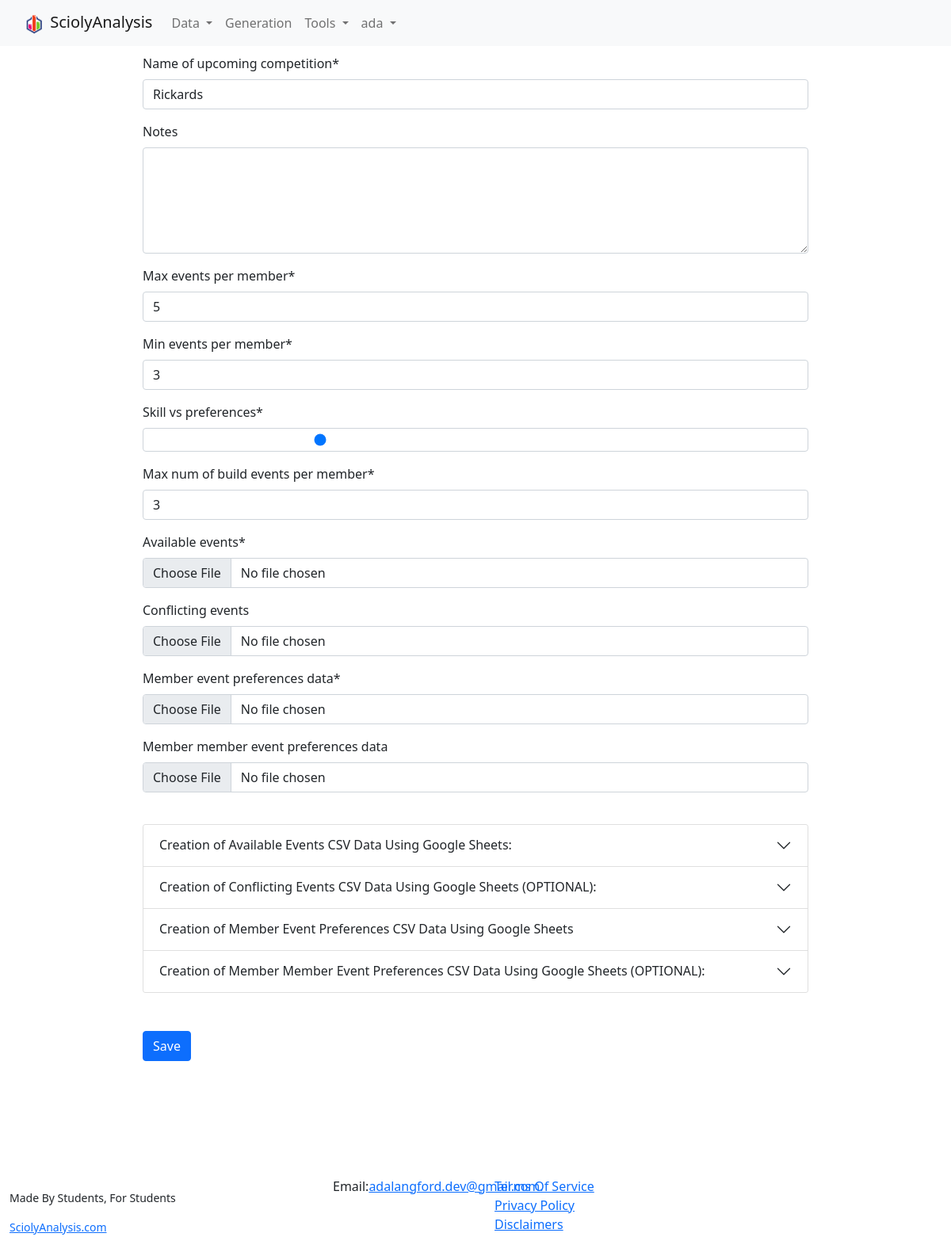
Screenshot of /generation/generated-competition-edit/30/ (signed in) with the database file from the repository.
### generation/models.py (models this page shows, shortened)
class GeneratedCompetitionSettings(models.Model):
    user = models.ForeignKey(User, on_delete=models.CASCADE)
    date = models.DateTimeField(auto_now=True,auto_now_add=False)
    name = models.CharField(max_length=200)
    notes = models.CharField(max_length=500, blank=True)
    max_events_per_member = models.PositiveIntegerField()
    min_events_per_member = models.PositiveIntegerField()
    skill_vs_preferences = models.FloatField()
    max_num_of_build_events_per_member = models.PositiveIntegerField(default=2)

### generation/views.py (the view, shortened to what this page needs)
# urls.py: path("generated-competition-edit/<str:pk>/", views.generatedCompetitionSettingsEdit, name="generatedCompetitionSettingsEdit"),
@login_required
def generatedCompetitionSettingsEdit(request, pk):
    generated_competition_settings = get_object_or_404(GeneratedCompetitionSettings, id=pk)
    if request.user.id == generated_competition_settings.user.id:
        form = CompetitionSettingsForm(request.POST or None, request.FILES or None, instance=generated_competition_settings)
        context={
            "form":form,
        }
        return render(request, 'generation/settings.html', context)
    raise Http404

### generation/forms.py (shortened to what this page needs)
class CompetitionSettingsForm(ModelForm):
    available_events = forms.FileField(widget=forms.FileInput(attrs={"accept": ".csv"}), required=True)
    conflicting_events = forms.FileField(widget=forms.FileInput(attrs={"accept": ".csv"}), required=False)
    member_event_preferences_data = forms.FileField(widget=forms.FileInput(attrs={"accept": ".csv"}), required=True)
    member_member_event_preferences_data = forms.FileField(widget=forms.FileInput(attrs={"accept": ".csv"}), required=False)
    class Meta:
        model = GeneratedCompetitionSettings
        fields = [
            "name",
            "notes",
            "max_events_per_member",
            "min_events_per_member",
            "skill_vs_preferences",
            "max_num_of_build_events_per_member",
        ]
        labels= {
            "name":"Name of upcoming competition",
        }
        widgets = {
            'notes': forms.Textarea(attrs={'cols': 20, 'rows': 5}),
            'skill_vs_preferences' : forms.NumberInput(attrs={"type":"range", "min":0, "max":1, "value":0.5})
        }

### generation/templates/generation/settings.html (shortened to what this page needs)
{% extends 'main.html' %}
{% load crispy_forms_tags %}
{% load static %}
    {% block bodycontent %}
        <div class="formblock">
            <form method="POST" enctype="multipart/form-data">
                {{ form|crispy }}
                <br>
                <div class="accordion" id="accordionExample">
                    <div class="accordion-item">
                      <h2 class="accordion-header" id="headingOne">
                        <button class="accordion-button collapsed" type="button" data-bs-toggle="collapse" data-bs-target="#collapseOne" aria-expanded="false" aria-controls="collapseOne">
                            Creation of Available Events CSV Data Using Google Sheets:
                        </button>
                      </h2>
                    </div>
                    <div class="accordion-item">
                      <h2 class="accordion-header" id="headingTwo">
                        <button class="accordion-button collapsed" type="button" data-bs-toggle="collapse" data-bs-target="#collapseTwo" aria-expanded="false" aria-controls="collapseTwo">
                            Creation of Conflicting Events CSV Data Using Google Sheets (OPTIONAL):
                        </button>
                      </h2>
                    </div>
                    <div class="accordion-item">
                      <h2 class="accordion-header" id="headingThree">
                        <button class="accordion-button collapsed" type="button" data-bs-toggle="collapse" data-bs-target="#collapseThree" aria-expanded="false" aria-controls="collapseThree">
                            Creation of Member Event Preferences CSV Data Using Google Sheets
                        </button>
                      </h2>
                    </div>
                    <div class="accordion-item">
                        <h2 class="accordion-header" id="headingFour">
                          <button class="accordion-button collapsed" type="button" data-bs-toggle="collapse" data-bs-target="#collapseFour" aria-expanded="false" aria-controls="collapseFour">
                            Creation of Member Member Event Preferences CSV Data Using Google Sheets (OPTIONAL):
                          </button>
                        </h2>
                      </div>
                  </div>
                <br>
                <br>
                <input type="submit" value="Save" class="btn btn-primary">
            </form>
        </div>
    {% endblock %}

### templates/sciolysite/navbar.html (shortened to what this page needs)
{% load static %}
<nav class="navbar navbar-expand-lg navbar-light bg-light">
    <div class="container-fluid">
      <a class="navbar-brand" href="/">
        <img src="{% static 'images/logo_big.png' %}" width="30" height="30" alt="">
        SciolyAnalysis</a>
      <div class="collapse navbar-collapse" id="navbarSupportedContent">
        <ul class="navbar-nav me-auto mb-2 mb-lg-0">
          <li class="nav-item dropdown">
            <a class="nav-link dropdown-toggle" href="{% url 'competitionListView' %}" id="navbarDropdown" role="button" data-bs-toggle="dropdown" aria-expanded="false">
              Data
            </a>
          </li>
          <li class="nav-item">
            <a class="nav-link" href="{% url 'generatedCompetitionsListView' %}">Generation</a>
          </li>
          <li class="nav-item dropdown">
            <a class="nav-link dropdown-toggle" href="{% url 'ConflictCheckingView' %}" id="navbarDropdown" role="button" data-bs-toggle="dropdown" aria-expanded="false">
              Tools
            </a>
          </li>
          {% if user.is_authenticated %}
          <li class="nav-item dropdown">
            <a class="nav-link dropdown-toggle" href="" id="navbarDropdown" role="button" data-bs-toggle="dropdown" aria-expanded="false">
              {{user.username}}
            </a>
          </li>
          {% endif %}
        </ul>
      </div>
    </div>
  </nav>

### rows the page displays
GeneratedCompetitionSettings: name "Rickards", max_events_per_member "5", min_events_per_member "3", skill_vs_preferences "0.254413765571406", max_num_of_build_events_per_member "3"

### other values shown
{{ user.username }} "ada"
